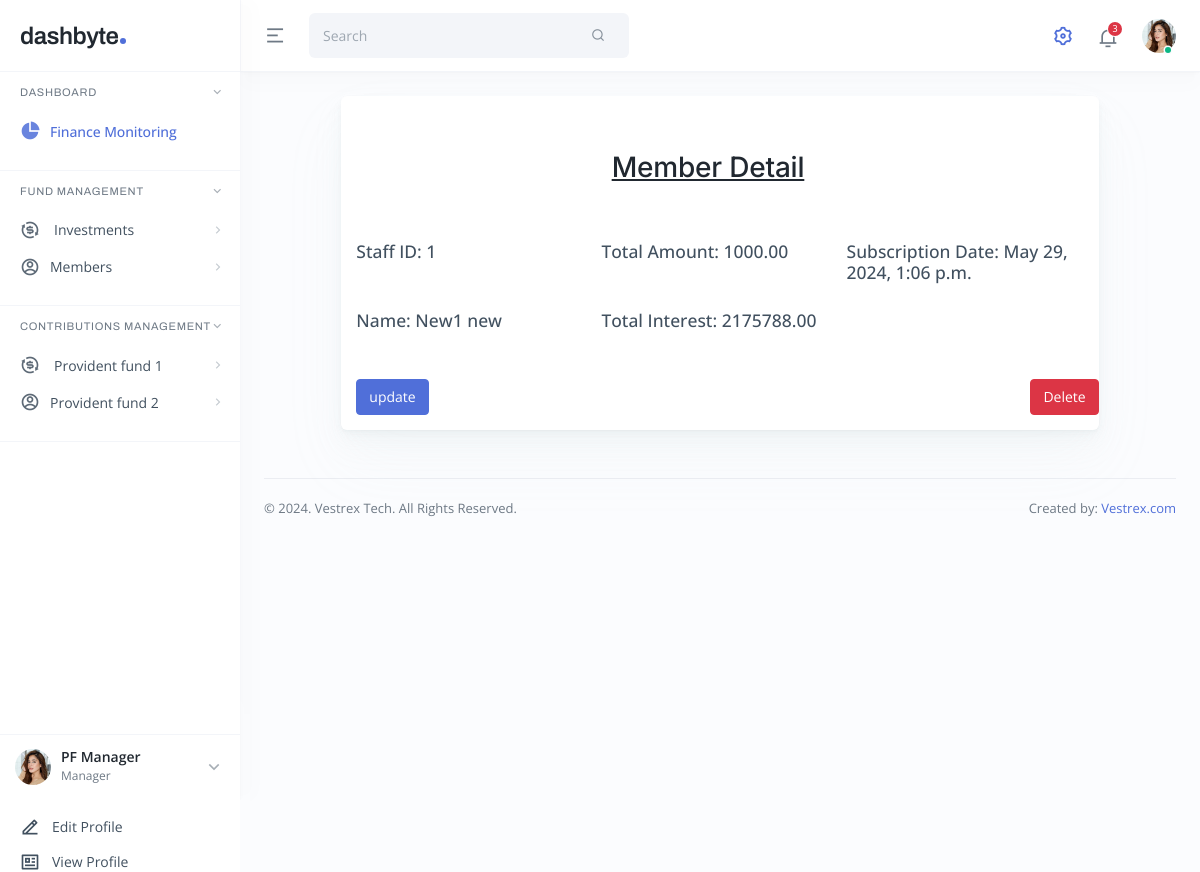
The app's page /fund/1/ (signed in), older data.
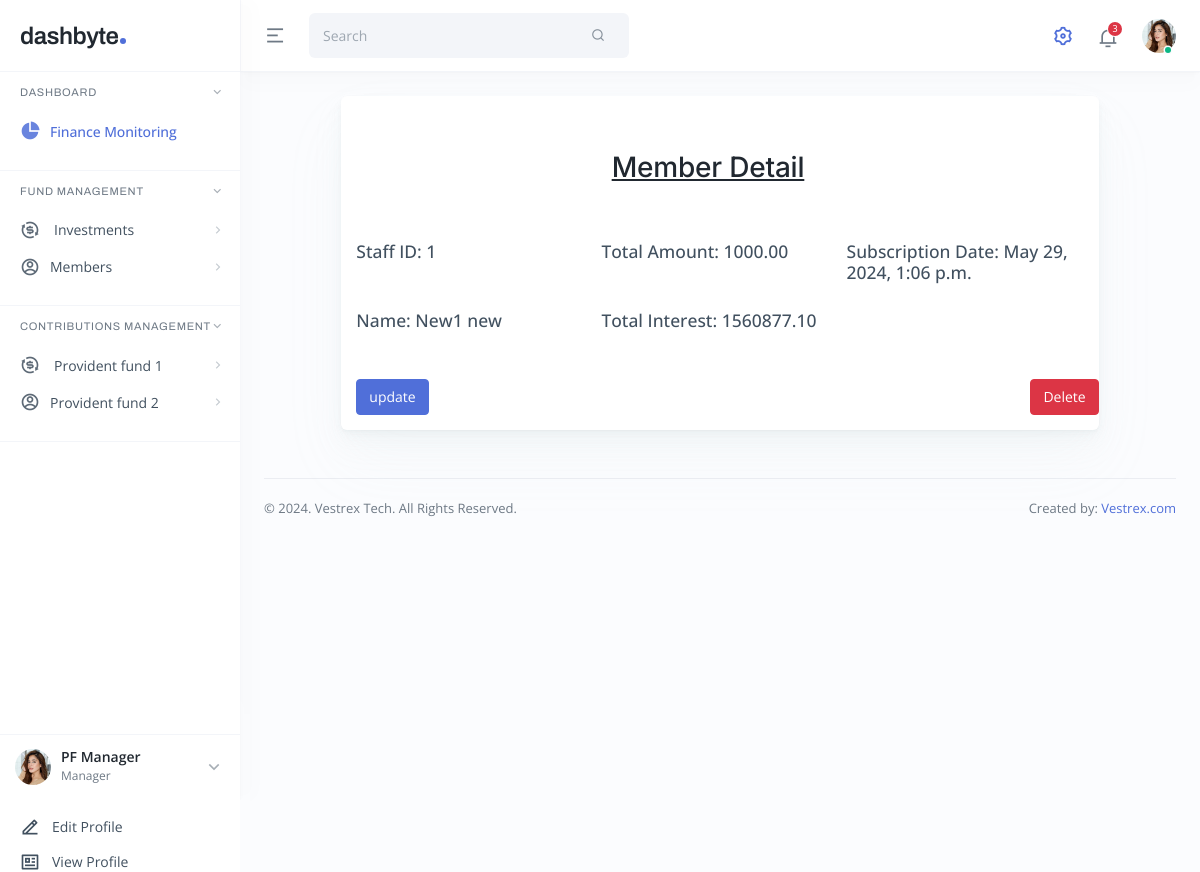
The same page, newer data.
### Fund/models.py (models this page shows, shortened)
class Member(models.Model):
    first_name = models.CharField(max_length=30)
    last_name = models.CharField(max_length=30)
    staff_id = models.PositiveIntegerField(unique=True)
    total_amount_to_date = models.DecimalField(max_digits=10, decimal_places=2, blank=True, null=True)
    profit = models.DecimalField(max_digits=10, decimal_places=2,blank=True, null=True)
    status = models.CharField(max_length=20,blank=True, null=True)
    subscription_date = models.DateTimeField(auto_now_add=True)
    updated_date = models.DateTimeField(auto_now=True)

### Fund/views.py (the view)
# urls.py: path('<int:pk>/', views.MemberDetailView.as_view(), name='member_detail'),
@method_decorator(login_required, name='dispatch')
class MemberDetailView(DetailView):
    model = Member
    template_name = 'dashboard/member_details.html'

### Fund/templates/dashboard/member_details.html
{% extends 'dashboard/base.html' %}
{% block content %}
<div class="main main-app p-3 p-lg-4">
    <div class="row g-3 justify-content-center">
        <div class="col-md-12 col-xl-10">
          <div class="card card-one">
            <div class="card-body">
                <div class="row g-2">
                    <div class="row card-value text-center">
                        <h2 class="mb-5 mt-5 text-decoration-underline">
                            Member Detail
                        </h2>
                    </div>
                    <div class="col-md-4">
                        <p class="mb-5 h5">Staff ID: {{ member.id }}</p>
                        <p class="mb-5 h5">Name: {{ member.first_name }} {{ member.last_name }}</p>
                    </div>
                    <div class="col-md-4">
                        <p class="mb-5 h5">Total Amount: {{ member.total_amount_to_date }}</p>
                        <p class="mb-5 h5">Total Interest: {{ member.profit }}</p>
                    </div>
                    <div class="col-md-4">
                        <p class="mb-5 h5">Subscription Date: {{ member.subscription_date }}</p>
                    </div>
                </div>
                <div class="row g-2 d-flex justify-content-between">
                    <div class="col-1">
                        <a class="btn btn-primary" href="{% url 'member_update' member.pk %}">update</a>
                    </div>
                    <div class="col-1 justify-content-end">
                        <a class="btn btn-danger" href="{% url 'delete_member' member.pk %}">Delete</a>
                    </div>
                </div>
            </div>
          </div>
    </div>
</div>
{% endblock %}

Row changes from the older to the newer data that the page shows:
changed Member "New1": profit "2175788.00" → "1560877.10"
